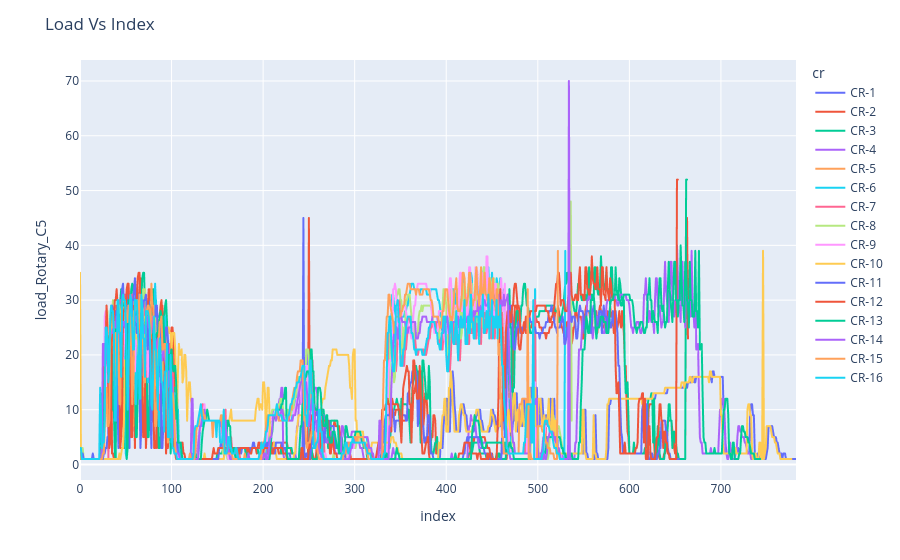

The cell this chart's notebook holds for it:
### Code cell
fig = px.line(dfN10_load, x="index", y="load_Rotary_C5", color="cr")
fig.update_layout(title_text="Load Vs Index")
fig.show()

### Figure 1 — Plotly figure (JSON) as saved in the notebook; plotly's stock layout.template omitted (floating-point values rounded to 4 significant figures; data arrays with more than 128 entries replaced by an {"elided": "..."} marker saying what was removed)
{"data": [{"hovertemplate": "cr=CR-1<br>index=%{x}<br>load_Rotary_C5=%{y}<extra></extra>", "legendgroup": "CR-1", "line": {"color": "#636efa", "dash": "solid"}, "marker": {"symbol": "circle"}, "mode": "lines", "name": "CR-1", "showlegend": true, "type": "scattergl", "x": {"elided": "783 int values"}, "xaxis": "x", "y": {"elided": "783 float values"}, "yaxis": "y"}, {"hovertemplate": "cr=CR-2<br>index=%{x}<br>load_Rotary_C5=%{y}<extra></extra>", "legendgroup": "CR-2", "line": {"color": "#EF553B", "dash": "solid"}, "marker": {"symbol": "circle"}, "mode": "lines", "name": "CR-2", "showlegend": true, "type": "scattergl", "x": {"elided": "665 int values"}, "xaxis": "x", "y": {"elided": "665 float values"}, "yaxis": "y"}, {"hovertemplate": "cr=CR-3<br>index=%{x}<br>load_Rotary_C5=%{y}<extra></extra>", "legendgroup": "CR-3", "line": {"color": "#00cc96", "dash": "solid"}, "marker": {"symbol": "circle"}, "mode": "lines", "name": "CR-3", "showlegend": true, "type": "scattergl", "x": {"elided": "664 int values"}, "xaxis": "x", "y": {"elided": "664 float values"}, "yaxis": "y"}, {"hovertemplate": "cr=CR-4<br>index=%{x}<br>load_Rotary_C5=%{y}<extra></extra>", "legendgroup": "CR-4", "line": {"color": "#ab63fa", "dash": "solid"}, "marker": {"symbol": "circle"}, "mode": "lines", "name": "CR-4", "showlegend": true, "type": "scattergl", "x": {"elided": "740 int values"}, "xaxis": "x", "y": {"elided": "740 float values"}, "yaxis": "y"}, {"hovertemplate": "cr=CR-5<br>index=%{x}<br>load_Rotary_C5=%{y}<extra></extra>", "legendgroup": "CR-5", "line": {"color": "#FFA15A", "dash": "solid"}, "marker": {"symbol": "circle"}, "mode": "lines", "name": "CR-5", "showlegend": true, "type": "scattergl", "x": {"elided": "535 int values"}, "xaxis": "x", "y": {"elided": "535 float values"}, "yaxis": "y"}, {"hovertemplate": "cr=CR-6<br>index=%{x}<br>load_Rotary_C5=%{y}<extra></extra>", "legendgroup": "CR-6", "line": {"color": "#19d3f3", "dash": "solid"}, "marker": {"symbol": "circle"}, "mode": "lines", "name": "CR-6", "showlegend": true, "type": "scattergl", "x": {"elided": "531 int values"}, "xaxis": "x", "y": {"elided": "531 float values"}, "yaxis": "y"}, {"hovertemplate": "cr=CR-7<br>index=%{x}<br>load_Rotary_C5=%{y}<extra></extra>", "legendgroup": "CR-7", "line": {"color": "#FF6692", "dash": "solid"}, "marker": {"symbol": "circle"}, "mode": "lines", "name": "CR-7", "showlegend": true, "type": "scattergl", "x": {"elided": "531 int values"}, "xaxis": "x", "y": {"elided": "531 float values"}, "yaxis": "y"}, {"hovertemplate": "cr=CR-8<br>index=%{x}<br>load_Rotary_C5=%{y}<extra></extra>", "legendgroup": "CR-8", "line": {"color": "#B6E880", "dash": "solid"}, "marker": {"symbol": "circle"}, "mode": "lines", "name": "CR-8", "showlegend": true, "type": "scattergl", "x": {"elided": "538 int values"}, "xaxis": "x", "y": {"elided": "538 float values"}, "yaxis": "y"}, {"hovertemplate": "cr=CR-9<br>index=%{x}<br>load_Rotary_C5=%{y}<extra></extra>", "legendgroup": "CR-9", "line": {"color": "#FF97FF", "dash": "solid"}, "marker": {"symbol": "circle"}, "mode": "lines", "name": "CR-9", "showlegend": true, "type": "scattergl", "x": {"elided": "530 int values"}, "xaxis": "x", "y": {"elided": "530 float values"}, "yaxis": "y"}, {"hovertemplate": "cr=CR-10<br>index=%{x}<br>load_Rotary_C5=%{y}<extra></extra>", "legendgroup": "CR-10", "line": {"color": "#FECB52", "dash": "solid"}, "marker": {"symbol": "circle"}, "mode": "lines", "name": "CR-10", "showlegend": true, "type": "scattergl", "x": {"elided": "778 int values"}, "xaxis": "x", "y": {"elided": "778 float values"}, "yaxis": "y"}, {"hovertemplate": "cr=CR-11<br>index=%{x}<br>load_Rotary_C5=%{y}<extra></extra>", "legendgroup": "CR-11", "line": {"color": "#636efa", "dash": "solid"}, "marker": {"symbol": "circle"}, "mode": "lines", "name": "CR-11", "showlegend": true, "type": "scattergl", "x": {"elided": "655 int values"}, "xaxis": "x", "y": {"elided": "655 float values"}, "yaxis": "y"}, {"hovertemplate": "cr=CR-12<br>index=%{x}<br>load_Rotary_C5=%{y}<extra></extra>", "legendgroup": "CR-12", "line": {"color": "#EF553B", "dash": "solid"}, "marker": {"symbol": "circle"}, "mode": "lines", "name": "CR-12", "showlegend": true, "type": "scattergl", "x": {"elided": "654 int values"}, "xaxis": "x", "y": {"elided": "654 float values"}, "yaxis": "y"}, {"hovertemplate": "cr=CR-13<br>index=%{x}<br>load_Rotary_C5=%{y}<extra></extra>", "legendgroup": "CR-13", "line": {"color": "#00cc96", "dash": "solid"}, "marker": {"symbol": "circle"}, "mode": "lines", "name": "CR-13", "showlegend": true, "type": "scattergl", "x": {"elided": "744 int values"}, "xaxis": "x", "y": {"elided": "744 float values"}, "yaxis": "y"}, {"hovertemplate": "cr=CR-14<br>index=%{x}<br>load_Rotary_C5=%{y}<extra></extra>", "legendgroup": "CR-14", "line": {"color": "#ab63fa", "dash": "solid"}, "marker": {"symbol": "circle"}, "mode": "lines", "name": "CR-14", "showlegend": true, "type": "scattergl", "x": {"elided": "537 int values"}, "xaxis": "x", "y": {"elided": "537 float values"}, "yaxis": "y"}, {"hovertemplate": "cr=CR-15<br>index=%{x}<br>load_Rotary_C5=%{y}<extra></extra>", "legendgroup": "CR-15", "line": {"color": "#FFA15A", "dash": "solid"}, "marker": {"symbol": "circle"}, "mode": "lines", "name": "CR-15", "showlegend": true, "type": "scattergl", "x": {"elided": "523 int values"}, "xaxis": "x", "y": {"elided": "523 float values"}, "yaxis": "y"}, {"hovertemplate": "cr=CR-16<br>index=%{x}<br>load_Rotary_C5=%{y}<extra></extra>", "legendgroup": "CR-16", "line": {"color": "#19d3f3", "dash": "solid"}, "marker": {"symbol": "circle"}, "mode": "lines", "name": "CR-16", "showlegend": true, "type": "scattergl", "x": {"elided": "529 int values"}, "xaxis": "x", "y": {"elided": "529 float values"}, "yaxis": "y"}], "layout": {"legend": {"title": {"text": "cr"}, "tracegroupgap": 0}, "margin": {"t": 60}, "title": {"text": "Load Vs Index"}, "xaxis": {"anchor": "y", "domain": [0, 1], "title": {"text": "index"}}, "yaxis": {"anchor": "x", "domain": [0, 1], "title": {"text": "load_Rotary_C5"}}}}
